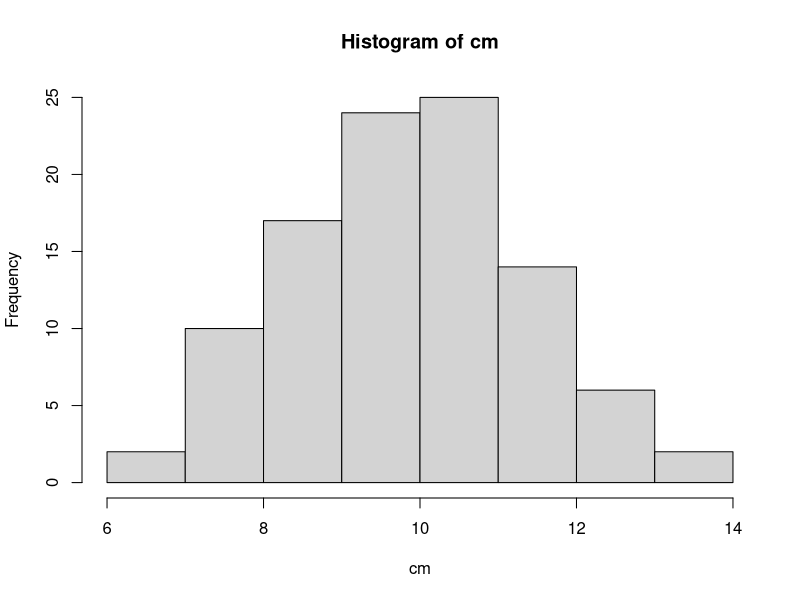

The R source for this figure:
?sample # to pull up documentation

sample(1:6,4,replace=TRUE) # simulate rolling four six-sided dice

#sample(1:6, 4, replace = TRUE) instructs R to randomly select four numbers between 1 and 6, WITH replacement. Sampling with replacement simply

# means that each number is "replaced" after it is selected, so that the same number can show up more than once. This is what we want here, since

# what you roll on one die shouldn't affect what you roll on any of the others.

sample(1:20,10) # sapmple 10 numbers without replacement

LETTERS # LETTERS is a predefined variable in R containing a vector of all 26 letters of the english alphabet

sample(LETTERS) 
#This is identical to taking a sample of size 26 from LETTERS, without replacement. When the 'size' argument to sample() is not specified, R takes
# a sample equal in size to the vector from which you are sampling.
 
flips <- sample(c(0,1),100,replace=TRUE,prob=c(0.3,0.7))  #| Let the value 0 represent tails and the value 1 represent heads. Use sample() to draw a sample of size 100 from the vector c(0,1), with replacement. Since the coin is unfair, we must attach specific probabilities to the values 0 (tails) and 1 (heads) with a fourth argument, prob =c(0.3, 0.7). Assign the result to a new variable called flips.

flips # view contents

sum(flips) # to count the actual number of 1s contained in flips

?rbinom

# A binomial random variable represents the number of 'successes' (heads) in a given number of independent 'trials' (coin flips). Therefore, we can

# generate a single random variable that represents the number of heads in 100 flips of our unfair coin using rbinom(1, size = 100, prob = 0.7).

# Note that you only specify the probability of 'success' (heads) and NOT the probability of 'failure' (tails). Try it now.

rbinom(1, size = 100, prob = 0.7)

flips2 <- rbinom(100, size = 1, prob = 0.7)

flips2 # to view the contents 

sum(flips2) # to calculate the sum

?rnorm

rnorm(10) # trial

rnorm(10,mean=100,sd=25) # with mean =100 and a standard deviation =25

?rpois


rpois(5,lambda=10) # to create a poisson distribution

my_pois <-replicate(100,rpois(5,10))

my_pois

cm <- colMeans(my_pois) # to get column means

hist(cm) # to create a histogram

